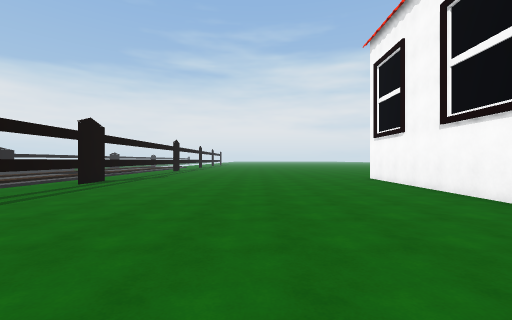
View 1 (above)

20 first-person views from a walk through a scene from a Unity 3-D project. The camera is 1.4 m above the floor, looks level and sees 90° across. The floor is counted in squares, 2 m on a side. Each view is taken from the middle of a square. On the plan, view 1 faces up. The plan holds only what a view shows up to about 9 squares ahead; the rest is blank. The place goes on beyond the plan. The player character is not drawn. Surface patterns are stand-ins for the level's own textures.

View 2
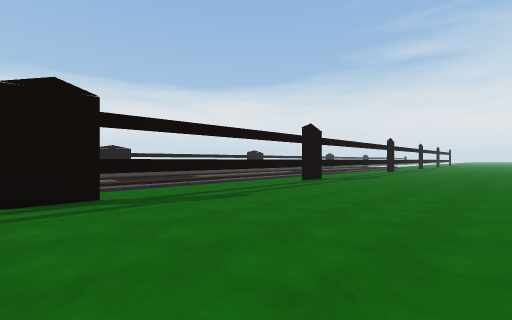

View 3
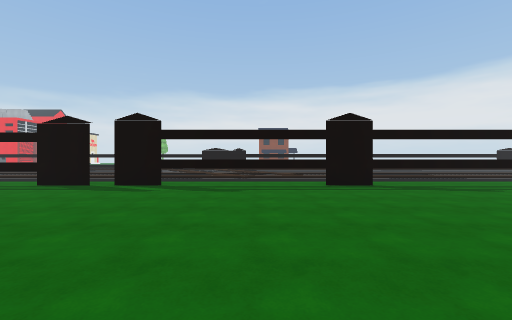

View 4
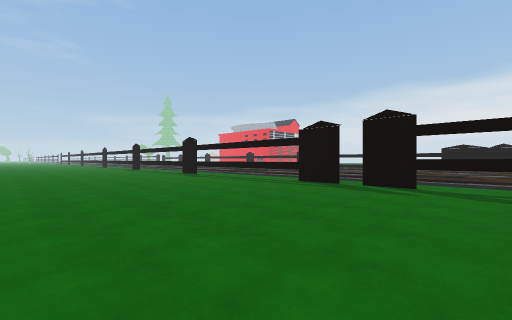

View 5
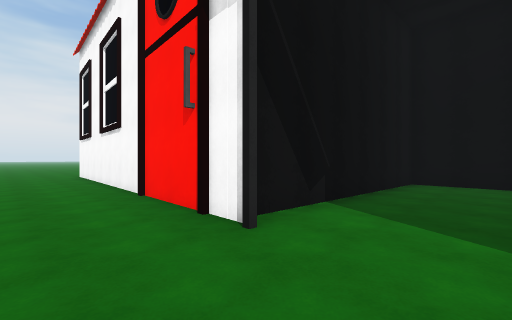

View 6
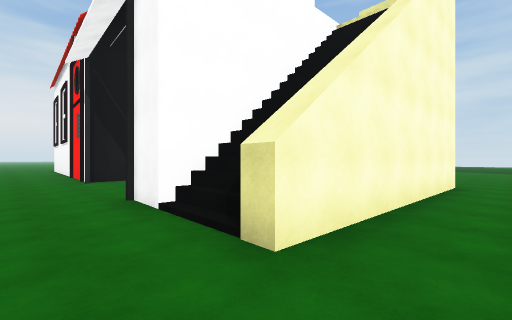

View 7
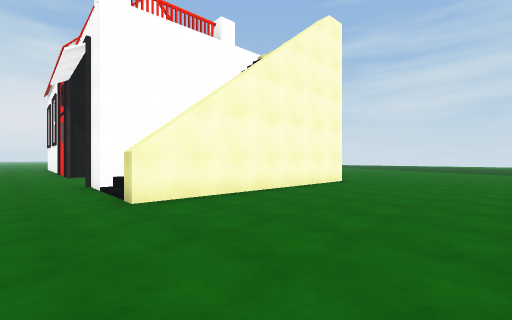

View 8
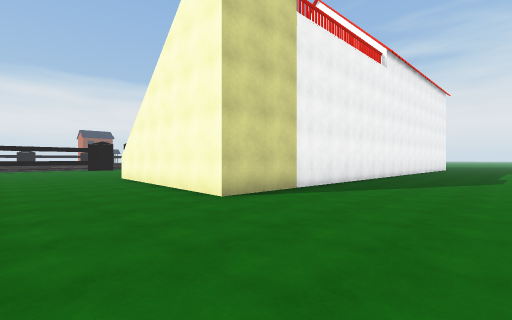

View 9
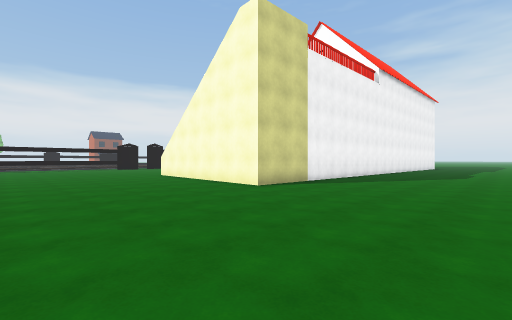

View 10
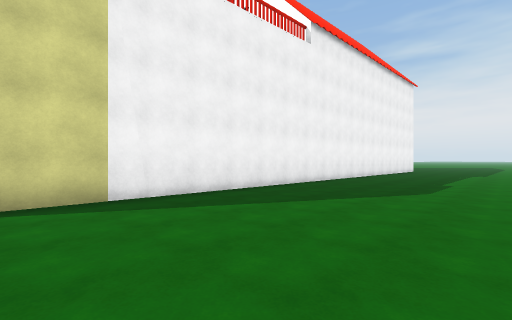

View 11
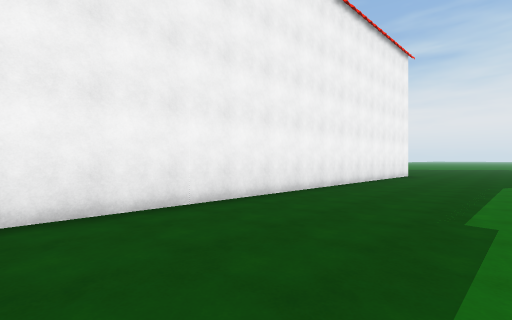

View 12
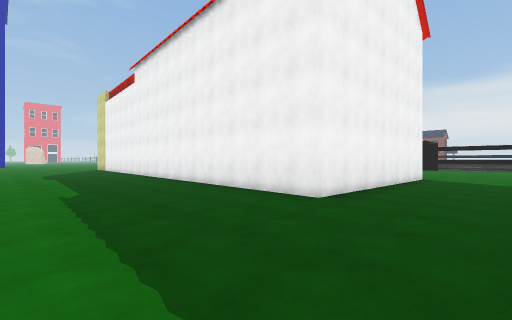

View 13
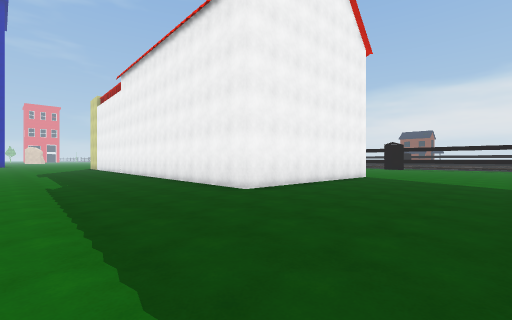

View 14
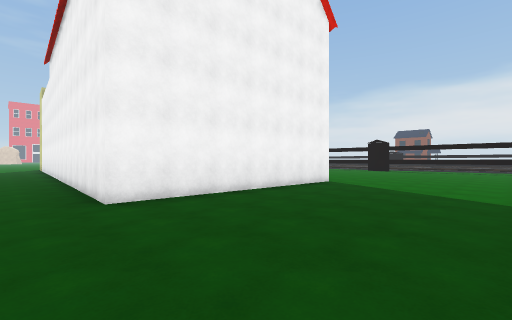

View 15
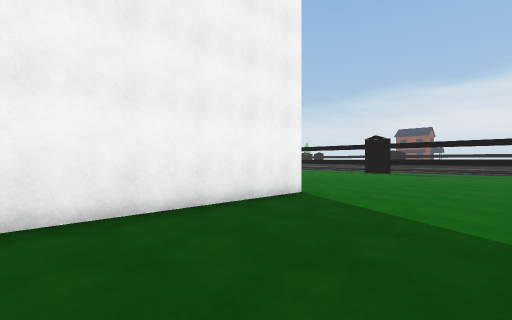

View 16
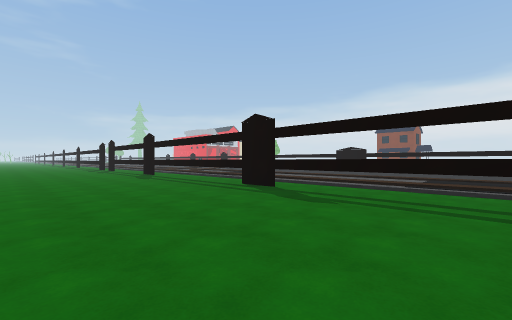

View 17
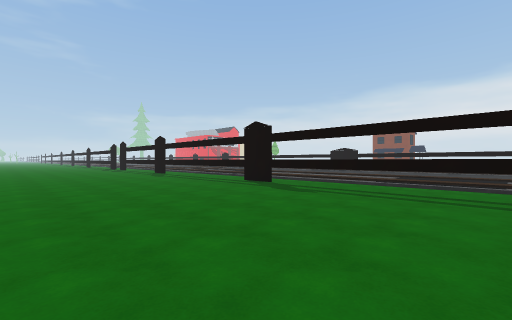

View 18
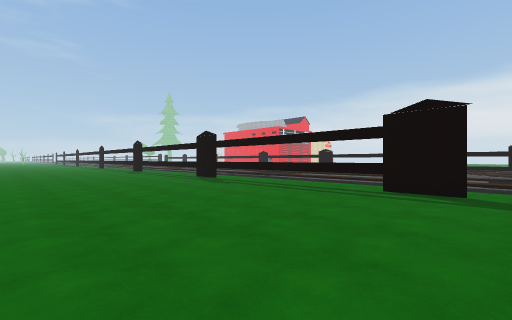

View 19
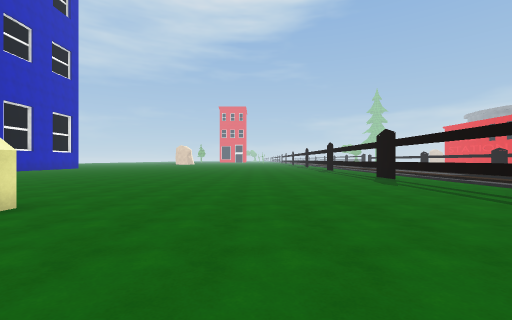

View 20
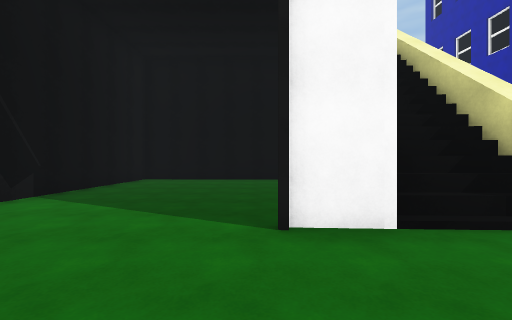

### Floor plan
Key: @ floor where view 1 was taken; # wall or solid block; x gap in a wall; . main floor; : floor 0.25 m higher than the main floor; / step, stairs or slope; = window, fence, low wall or low ledge; T thing the floor can be seen under or through.
Columns run from 9 left of view 1 to 15 right of it. Each row starts with its distance up from view 1.
 14 :::.T....................
 13 :::.T....................
 12 :::.T....................
 11 :::.T....................
 10 :::.T....................
  9 :::.T.........######.....
  8   :.T.........#    #.....
  7   :.T.........#    #.....
  6   :.T.........#    #.....
  5   :.T.........#    #.....
  4 :::.T........##    #.....
  3 :::.T........#     #.....
  2 :::.T........#     #.....
  1    .x........#     #.....
  0   :.x....@...##### #.....
 -1   :.T........#...###.....
 -2   :.T..............#.....
 -3 :::.T..............#.....
 -4 :::.T..............#.....
 -5 :::.T..............#.....
 -6 :::.x........####=.#.....
 -7 :::.#........///// #.....
 -8    .x........###// #.....
 -9   :.T............###.....
-10   :.T....................
-11   :.T....................
-12   :.T....................
-13  ::.T....................
-14  ::.#....................

Where each view was taken, in squares from view 1:
view 1: 0 up, 0 right, facing up
view 2: 0 up, 0 right, facing up-left
view 3: 2 down, 2 right, facing left
view 4: 3 down, 2 right, facing down-left
view 5: 3 down, 2 right, facing up-right
view 6: 10 down, 2 right, facing up-right
view 7: 13 down, 2 right, facing up-right
view 8: 12 down, 14 right, facing up-left
view 9: 14 down, 15 right, facing up-left
view 10: 8 down, 15 right, facing up-left
view 11: 3 down, 14 right, facing up-left
view 12: 12 up, 15 right, facing down-left
view 13: 14 up, 15 right, facing down-left
view 14: 14 up, 12 right, facing down-left
view 15: 13 up, 9 right, facing down-left
view 16: 13 up, 0 right, facing down-left
view 17: 14 up, 1 right, facing down-left
view 18: 6 down, 1 right, facing down-left
view 19: 5 down, 0 right, facing down
view 20: 5 down, 1 right, facing right
